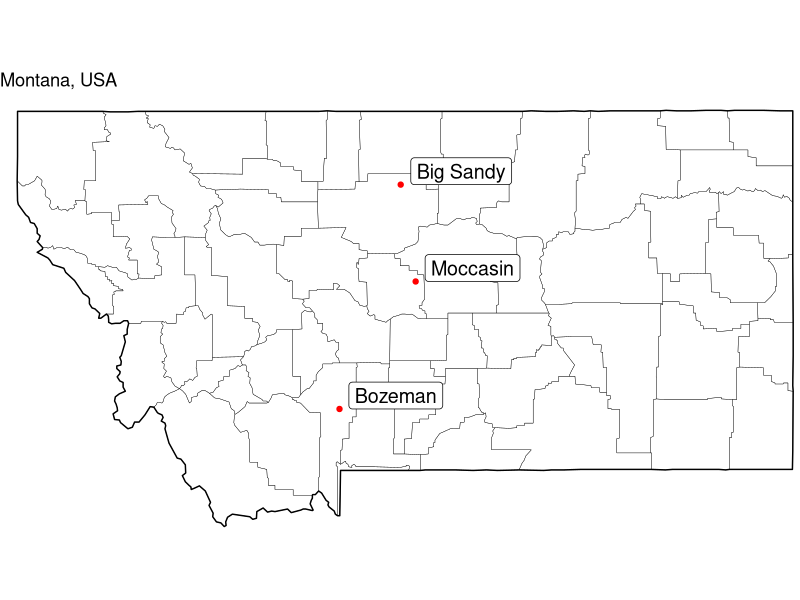

Generate this figure with R:
## ---- chunk 1
knitr::opts_chunk$set(
  warning = FALSE,
  message = FALSE,
  echo = FALSE
)
## ---- chunk 2
library(ggplot2)
library(dplyr)
world_map <- map_data("world")
states <- map_data("state") %>%
  filter(region == "montana")
counties <- map_data("county") %>%
  filter(region == "montana")

area <- c("Big Sandy", "Moccasin", "Bozeman")
lats <- c(48.177540, 47.098790, 45.678871)
longs <- c(-110.114060, -109.882962, -111.060815)

coordinates <- data.frame(area, lats, longs)

montana_site_map <-
ggplot() +
  geom_polygon(data = counties, aes(x = long, y = lat, group = group),
               fill = NA, color = "black", linewidth = 0.1) +
  geom_polygon(data = states, aes(x = long, y = lat, group = group),
               fill = NA, color = "black", linewidth = 0.5) +
  geom_label(data = coordinates, aes(x = longs, y = lats), 
             color = "black", 
             label = area,
             size = 5,
             vjust = 0,
             hjust = -0.1,
             label.padding = unit(0.25, "lines")) +
  geom_point(data = coordinates, aes(x = longs, y = lats),
             color = "red") +
  coord_cartesian(xlim = c(-115.75, -104.5), ylim = c(44.5, 49)) +
  theme_void() +
  # theme(panel.grid.major = element_blank(),
  #       panel.grid.minor = element_blank()) +
  theme(aspect.ratio = 1/1.8) +
  labs(title = "Montana, USA")

ggsave("montana_site_map.png", 
       plot = montana_site_map,
       width = 7, height = 5)
